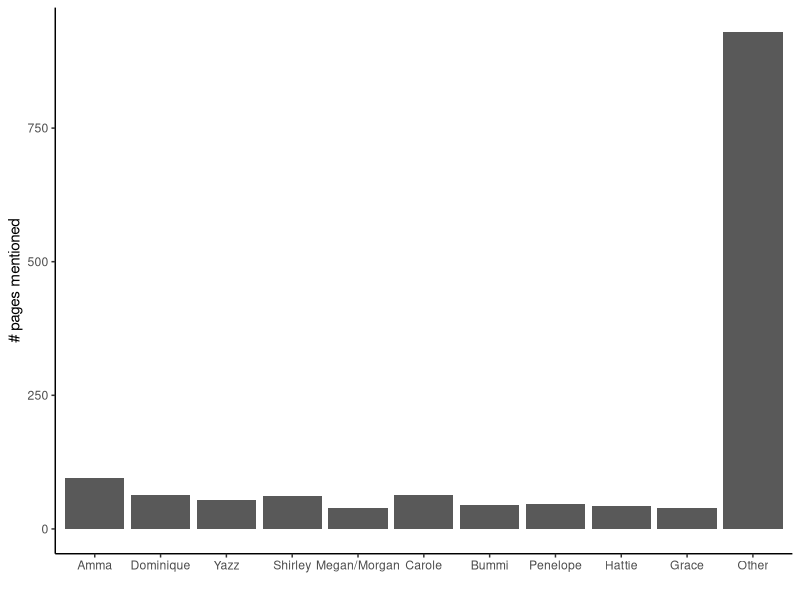
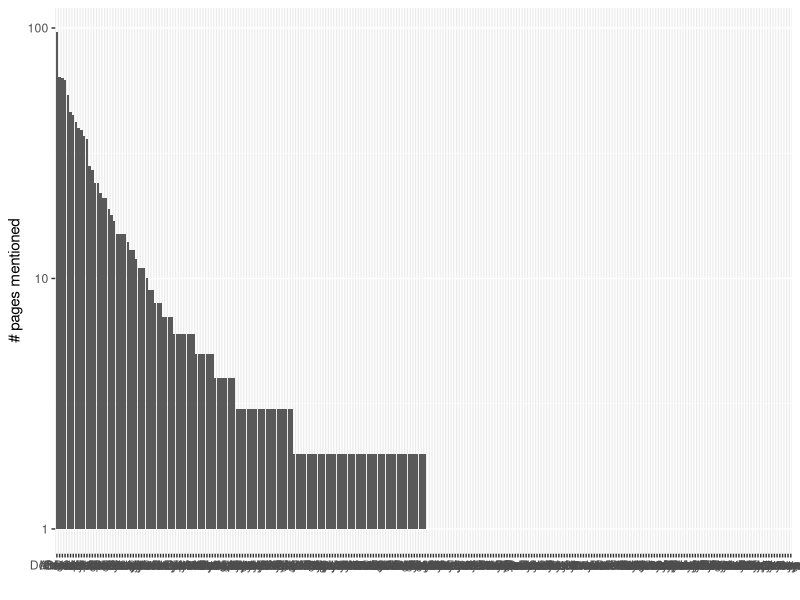
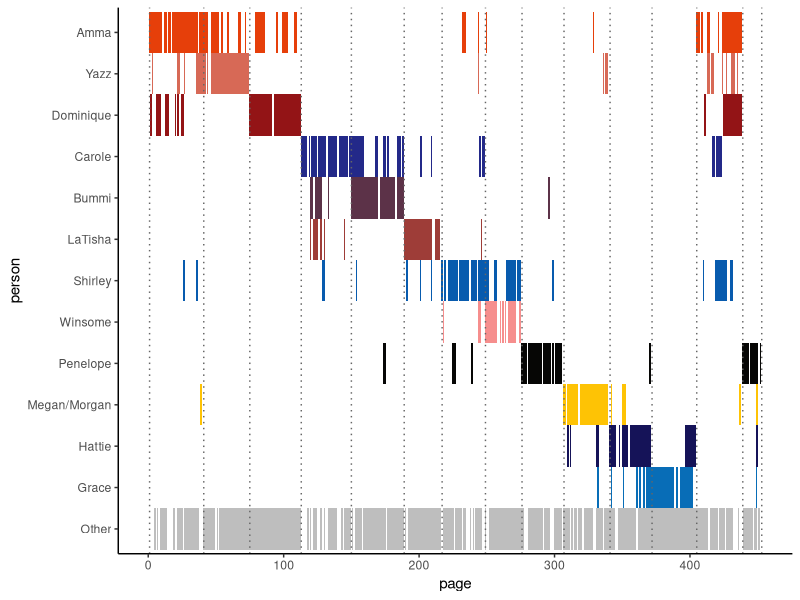
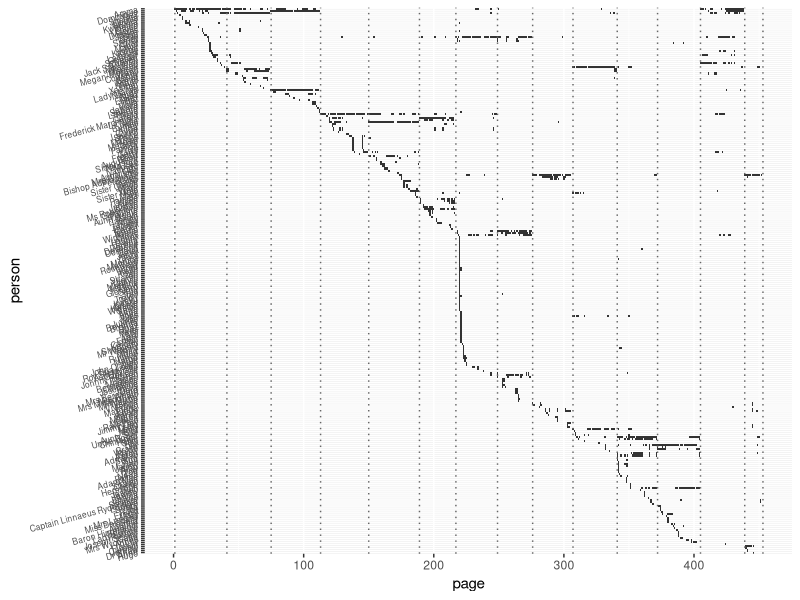
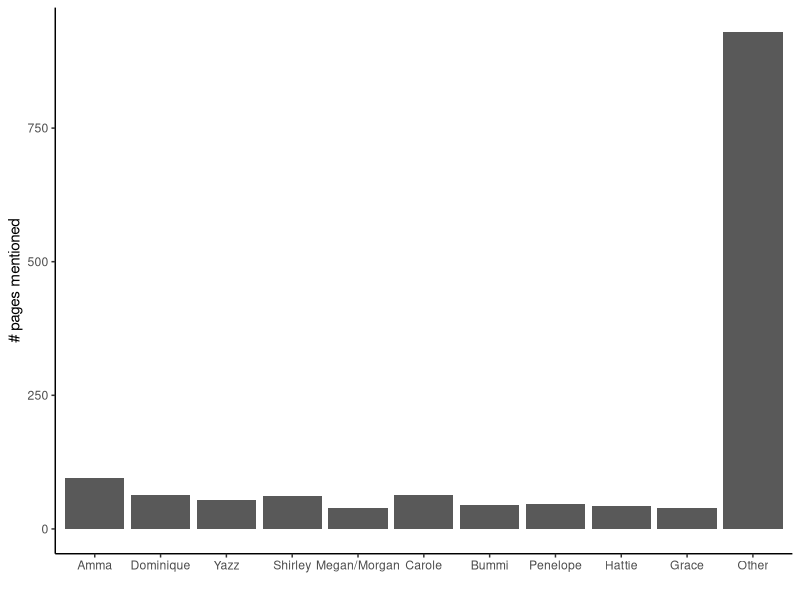
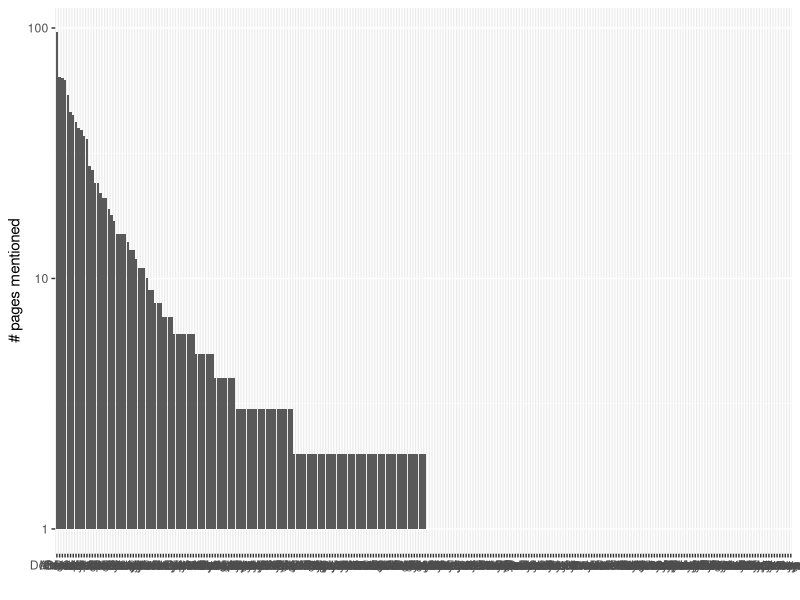
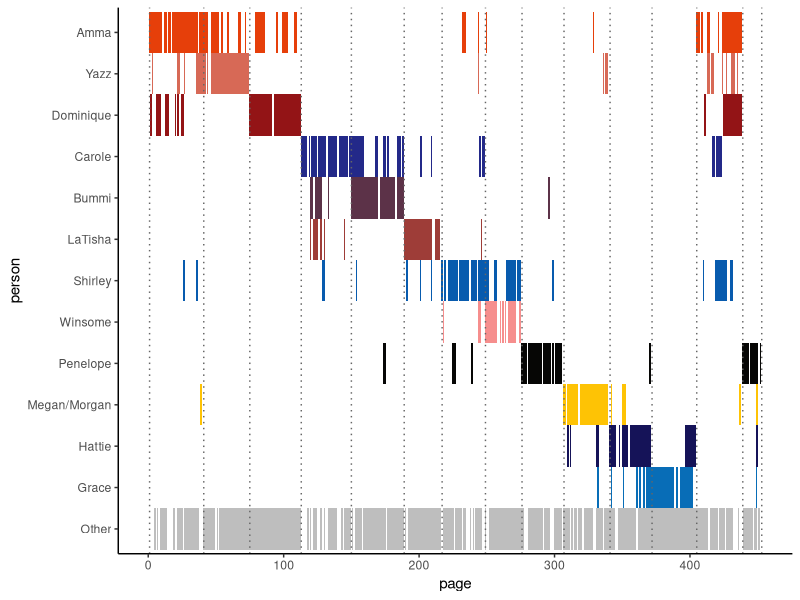
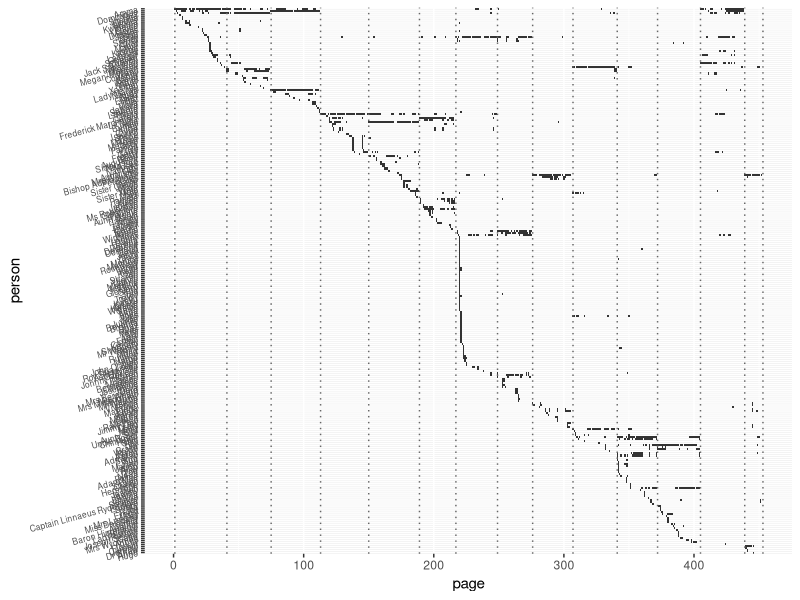

Here is the R script that generated these plots, in order:
## ---- chunk 1
library(tidyverse)
# load data
presence <- read_csv("data/presence.csv",  col_types = cols(person = col_factor()))
# set color palette
book_palette <- tribble(
  ~name, ~color,
  "Amma", "#086DB7",
  "Yazz", "#151358",
  "Dominique", "#FEC305",
  "Carole", "#060605",
  "Bummi", "#F68E8D",
  "LaTisha", "#085BAE",
  "Shirley", "#9E3D38",
  "Winsome", "#5C3248",
  "Penelope", "#232989",
  "Megan/Morgan", "#931416",
  "Hattie", "#D76956",
  "Grace", "#E63F0A",
  "Other", "grey"
)
## ---- chunk 2
# histogram of pages mentioning people
presence %>%
  group_by(person) %>%
  ggplot(aes(x = fct_lump_n(person, 10))) +
  geom_bar() +
  theme_classic() +
  xlab("") +
  ylab("# pages mentioned")

ggsave("name_histogram.png",
       device = "png",
       path = "images")
## ---- chunk 3
# logarithmic plot
presence %>%
  ggplot(aes(x = fct_infreq(person))) +
  geom_bar() +
  scale_y_log10() + 
  xlab("") +
  ylab("# pages mentioned")

ggsave("name_log_plot.png",
       device = "png",
       path = "images",
       width = 1200,
       height = 675,
       units = "px")
## ---- chunk 4
# main characters story-line
presence %>%
  mutate(person = fct_other(person, keep = book_palette$name)) %>%
  mutate(person = fct_relevel(person, book_palette$name)) %>%
  mutate(person = fct_rev(person)) %>%
  ggplot(aes(y = person, x = page)) +
  geom_tile(aes(fill = person, linetype = "blank"), show.legend = FALSE) +
  geom_vline(
    xintercept = c(1, 41, 75, 113, 150, 189, 217, 249, 276, 307, 341, 372, 405, 439, 453),
    color =
      "grey40",
    linetype = "dotted"
  ) +
  scale_fill_manual(values = c("grey", book_palette$color)) +
  theme_classic()

ggsave("story_lines_main.png",
       device = "png",
       path = "images",
       width = 1200,
       height = 675,
       units = "px")

## ---- chunk 5
# all names mentioned story-line
presence %>%
  mutate(person = fct_rev(person)) %>%
  ggplot(aes(y = person, x = page)) +
  geom_tile(aes(linetype = "blank"), show.legend = FALSE) + theme(axis.text.y = element_text(size = 6, angle = 15)) + geom_vline(
    xintercept = c(1, 41, 75, 113, 150, 189, 217, 249, 276, 307, 341, 372, 405, 439, 453),
    color = "grey40",
    linetype = "dotted"
  )

ggsave("story_line_full.png",
       device = "png",
       path = "images",
       width = 1200,
       height = 675,
       units = "px")
